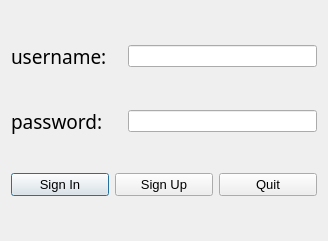
<?xml version="1.0" encoding="UTF-8"?>
<ui version="4.0">
 <class>Login</class>
 <widget class="QDialog" name="Login">
  <property name="geometry">
   <rect>
    <x>0</x>
    <y>0</y>
    <width>328</width>
    <height>241</height>
   </rect>
  </property>
  <property name="windowTitle">
   <string>Dialog</string>
  </property>
  <layout class="QGridLayout" name="gridLayout">
   <item row="0" column="0">
    <layout class="QHBoxLayout" name="horizontalLayout_2">
     <item>
      <widget class="QLabel" name="label_username">
       <property name="font">
        <font>
         <family>Bodoni MT</family>
         <pointsize>14</pointsize>
        </font>
       </property>
       <property name="text">
        <string>username:   </string>
       </property>
      </widget>
     </item>
     <item>
      <widget class="QLineEdit" name="lineEditName"/>
     </item>
    </layout>
   </item>
   <item row="1" column="0">
    <layout class="QHBoxLayout" name="horizontalLayout_3">
     <item>
      <widget class="QLabel" name="label_password">
       <property name="font">
        <font>
         <family>Bodoni MT</family>
         <pointsize>14</pointsize>
        </font>
       </property>
       <property name="text">
        <string>password:    </string>
       </property>
      </widget>
     </item>
     <item>
      <widget class="QLineEdit" name="lineEditPwd"/>
     </item>
    </layout>
   </item>
   <item row="2" column="0">
    <layout class="QHBoxLayout" name="horizontalLayout">
     <item>
      <widget class="QPushButton" name="pushButton_signIn">
       <property name="font">
        <font>
         <family>Arial</family>
         <pointsize>10</pointsize>
        </font>
       </property>
       <property name="text">
        <string>Sign In</string>
       </property>
      </widget>
     </item>
     <item>
      <widget class="QPushButton" name="pushButton_signUp">
       <property name="font">
        <font>
         <family>Arial</family>
         <pointsize>10</pointsize>
        </font>
       </property>
       <property name="text">
        <string>Sign Up</string>
       </property>
      </widget>
     </item>
     <item>
      <widget class="QPushButton" name="pushButton">
       <property name="font">
        <font>
         <family>Arial</family>
         <pointsize>10</pointsize>
        </font>
       </property>
       <property name="text">
        <string>Quit</string>
       </property>
      </widget>
     </item>
    </layout>
   </item>
  </layout>
 </widget>
 <resources/>
 <connections/>
</ui>
